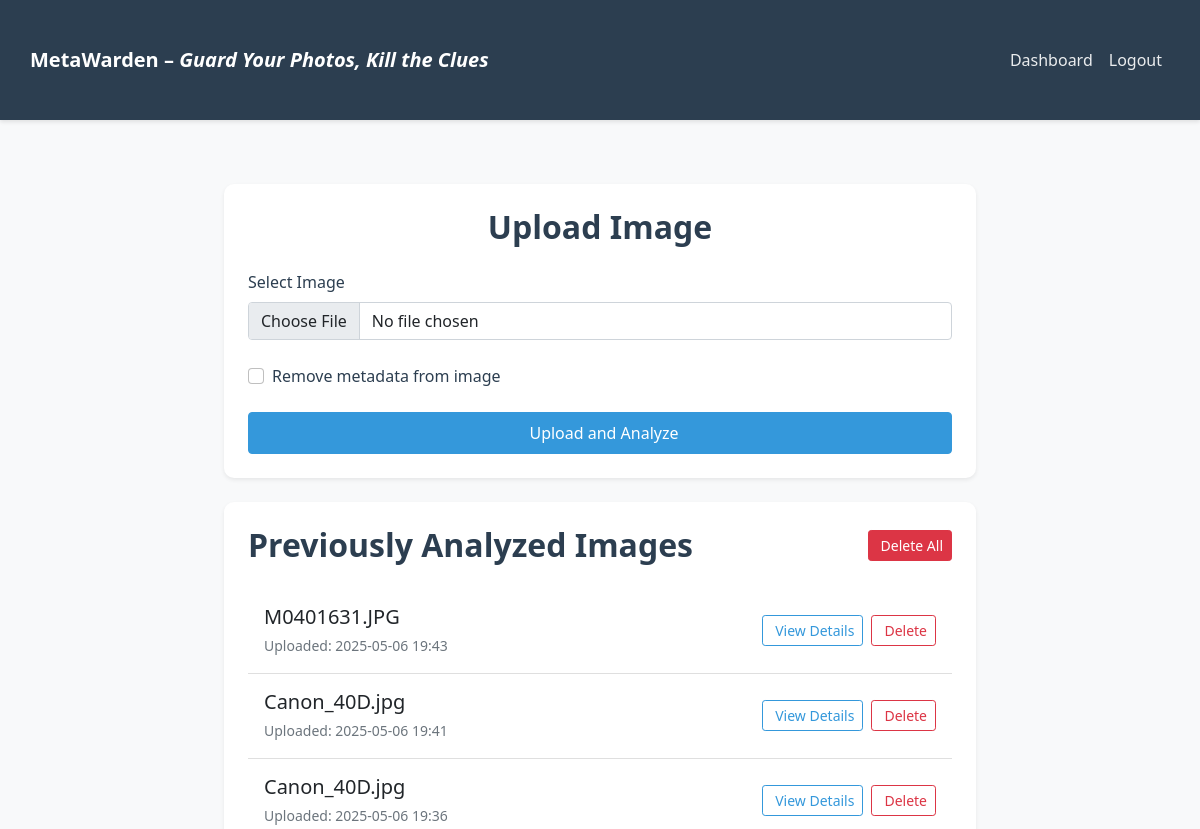
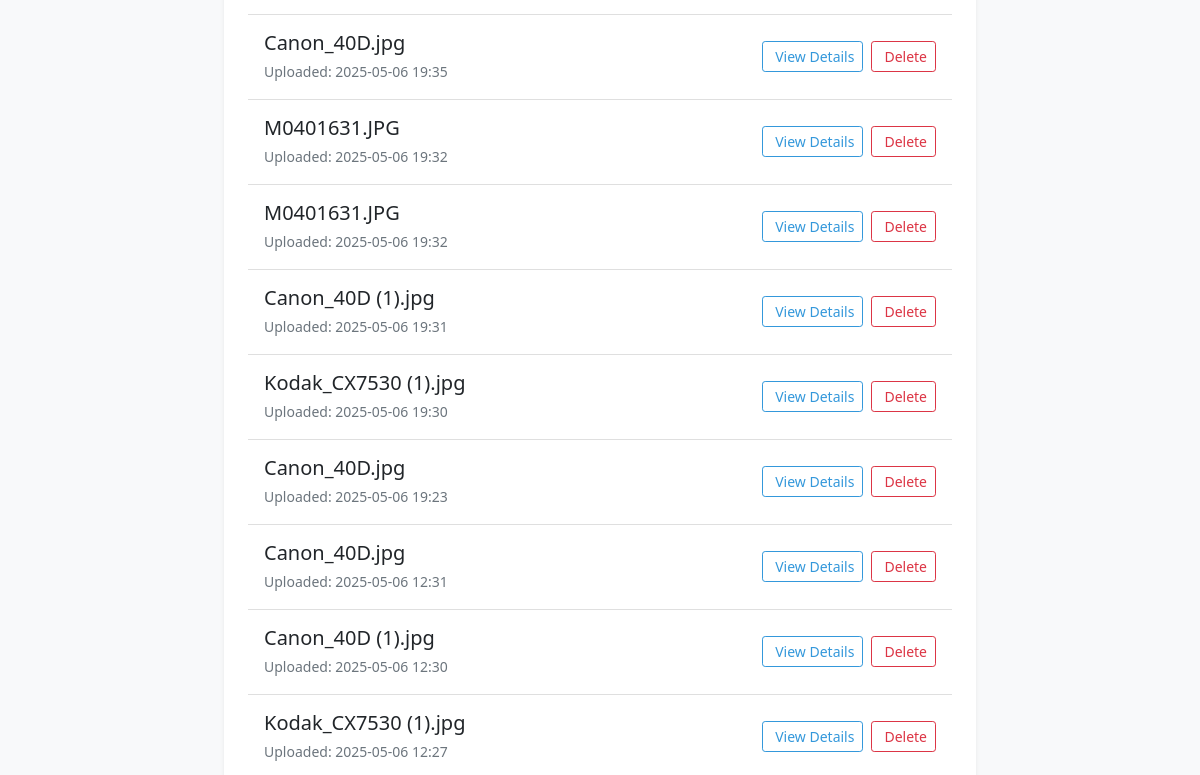
Before: /dashboard (signed in, upper part) with the older database file (2 pictures, top to bottom).
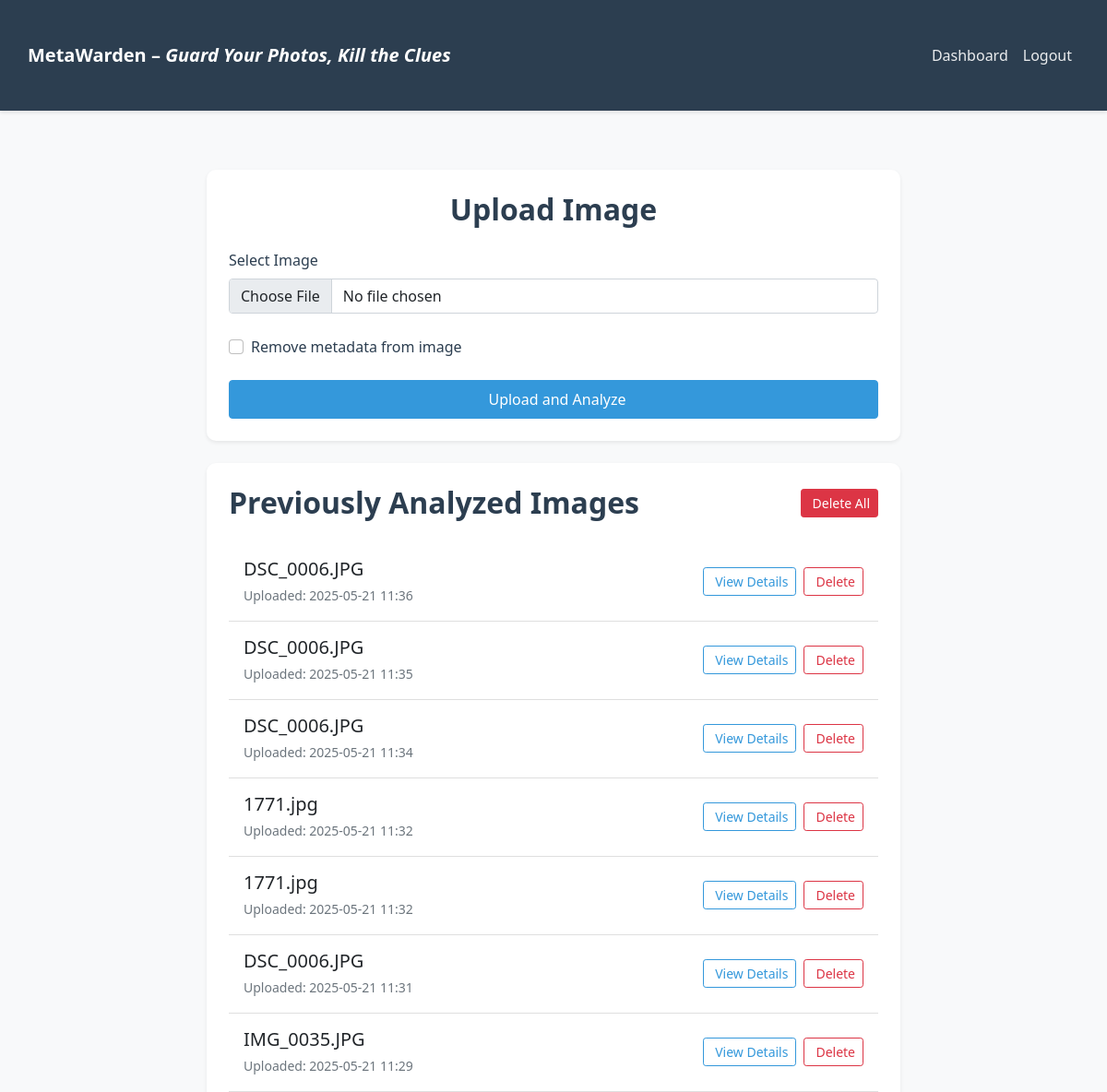
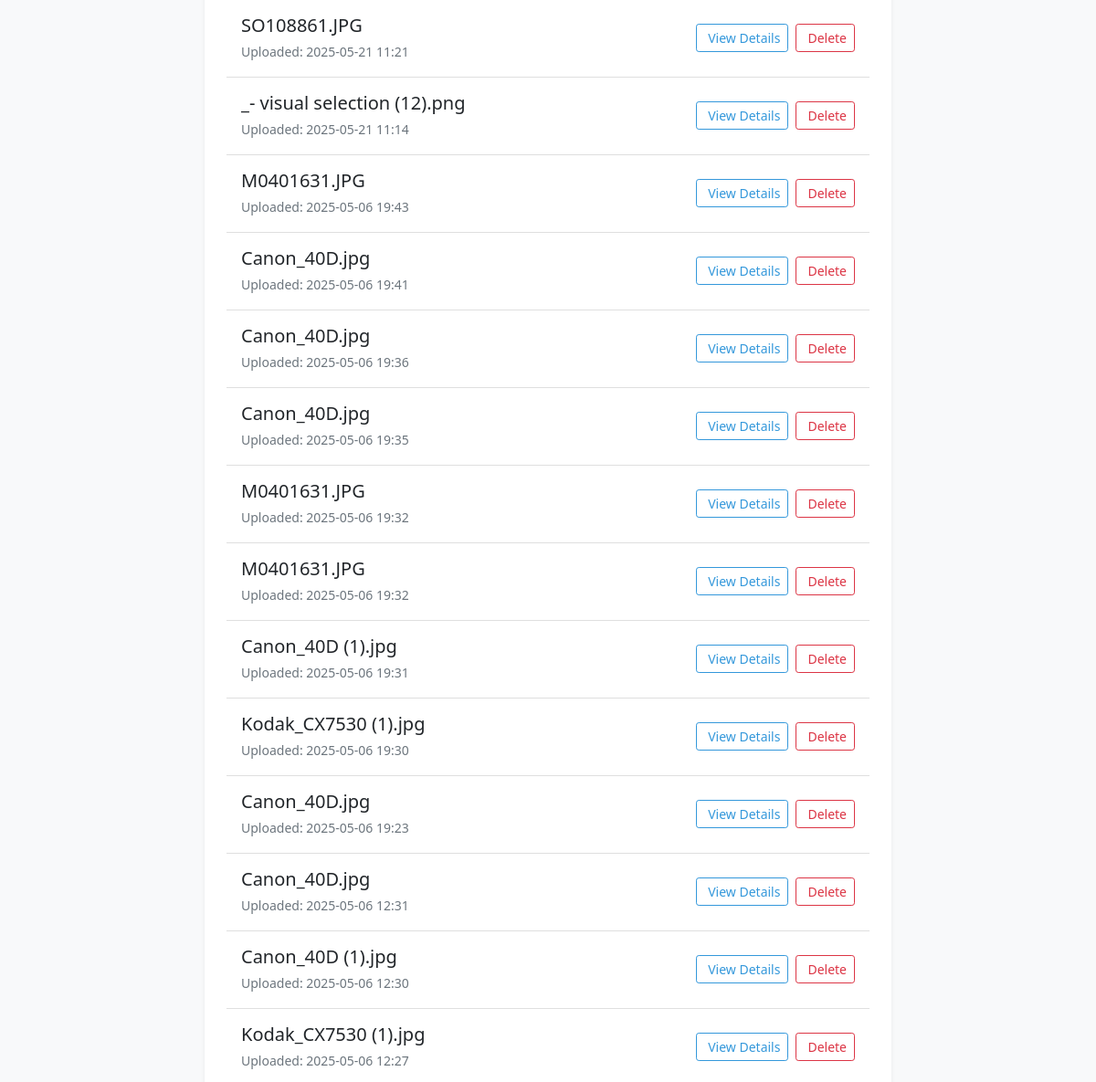
After: the same page with the newer database file (2 pictures, top to bottom).
### models.py (models this page shows)
class AnalyzedImage(db.Model):
    id = db.Column(db.Integer, primary_key=True)
    filename = db.Column(db.String(255), nullable=False)
    original_filename = db.Column(db.String(255), nullable=False)
    upload_date = db.Column(db.DateTime, default=datetime.utcnow)
    image_metadata = db.Column(db.JSON)
    user_id = db.Column(db.Integer, db.ForeignKey('user.id'), nullable=False)

### app.py (the view)
@app.route('/dashboard')
@login_required
def dashboard():
    images = AnalyzedImage.query.filter_by(user_id=current_user.id).order_by(AnalyzedImage.upload_date.desc()).all()
    return render_template('dashboard.html', images=images)

### app.py (called while the page is built)
@login_manager.user_loader
def load_user(user_id):
    return User.query.get(int(user_id))

### templates/dashboard.html (shortened to what the changed rows need)
{% extends "base.html" %}
{% block content %}
<div class="container">
    <div class="row justify-content-center mb-4">
        <div class="col-md-8">
            <div class="card shadow-sm">
                <div class="card-body p-4">
                    <h2 class="card-title text-center mb-4">Upload Image</h2>
                </div>
            </div>
        </div>
    </div>
    <div class="row justify-content-center">
        <div class="col-md-8">
            <div class="card shadow-sm">
                <div class="card-body p-4">
                    <div class="d-flex justify-content-between align-items-center mb-4">
                        <h2 class="card-title mb-0">Previously Analyzed Images</h2>
                    </div>
                    {% if images %}
                        <div class="list-group">
                            {% for image in images %}
                            <div class="list-group-item list-group-item-action">
                                <div class="d-flex justify-content-between align-items-center">
                                    <div>
                                        <h5 class="mb-1">{{ image.original_filename }}</h5>
                                        <small class="text-muted">
                                            Uploaded: {{ image.upload_date.strftime('%Y-%m-%d %H:%M') }}
                                        </small>
                                    </div>
                                    <div class="d-flex gap-2">
                                        <a href="{{ url_for('view_image', image_id=image.id) }}" class="btn btn-outline-primary btn-sm">
                                            View Details
                                        </a>
                                        <form action="{{ url_for('delete_image', image_id=image.id) }}" method="POST" class="d-inline" onsubmit="return confirm('Are you sure you want to delete this image? This action cannot be undone.');">
                                            <button type="submit" class="btn btn-outline-danger btn-sm">
                                                Delete
                                            </button>
                                        </form>
                                    </div>
                                </div>
                            </div>
                            {% endfor %}
                        </div>
                    {% else %}
                        <div class="text-center text-muted">
                            <p>No images analyzed yet. Upload your first image to get started!</p>
                        </div>
                    {% endif %}
                </div>
            </div>
        </div>
    </div>
</div>
{% endblock %}

Changed rows visible on the page:
added AnalyzedImage: original_filename "DSC_0006.JPG", upload_date "2025-05-21 11:36"
added AnalyzedImage: original_filename "DSC_0006.JPG", upload_date "2025-05-21 11:35"
added AnalyzedImage: original_filename "DSC_0006.JPG", upload_date "2025-05-21 11:34"
added AnalyzedImage: original_filename "1771.jpg", upload_date "2025-05-21 11:32"
added AnalyzedImage: original_filename "1771.jpg", upload_date "2025-05-21 11:32"
added AnalyzedImage: original_filename "DSC_0006.JPG", upload_date "2025-05-21 11:31"
added AnalyzedImage: original_filename "IMG_0035.JPG", upload_date "2025-05-21 11:29"
added AnalyzedImage: original_filename "SO108861.JPG", upload_date "2025-05-21 11:21"
added AnalyzedImage: original_filename "_- visual selection (12).png", upload_date "2025-05-21 11:14"
